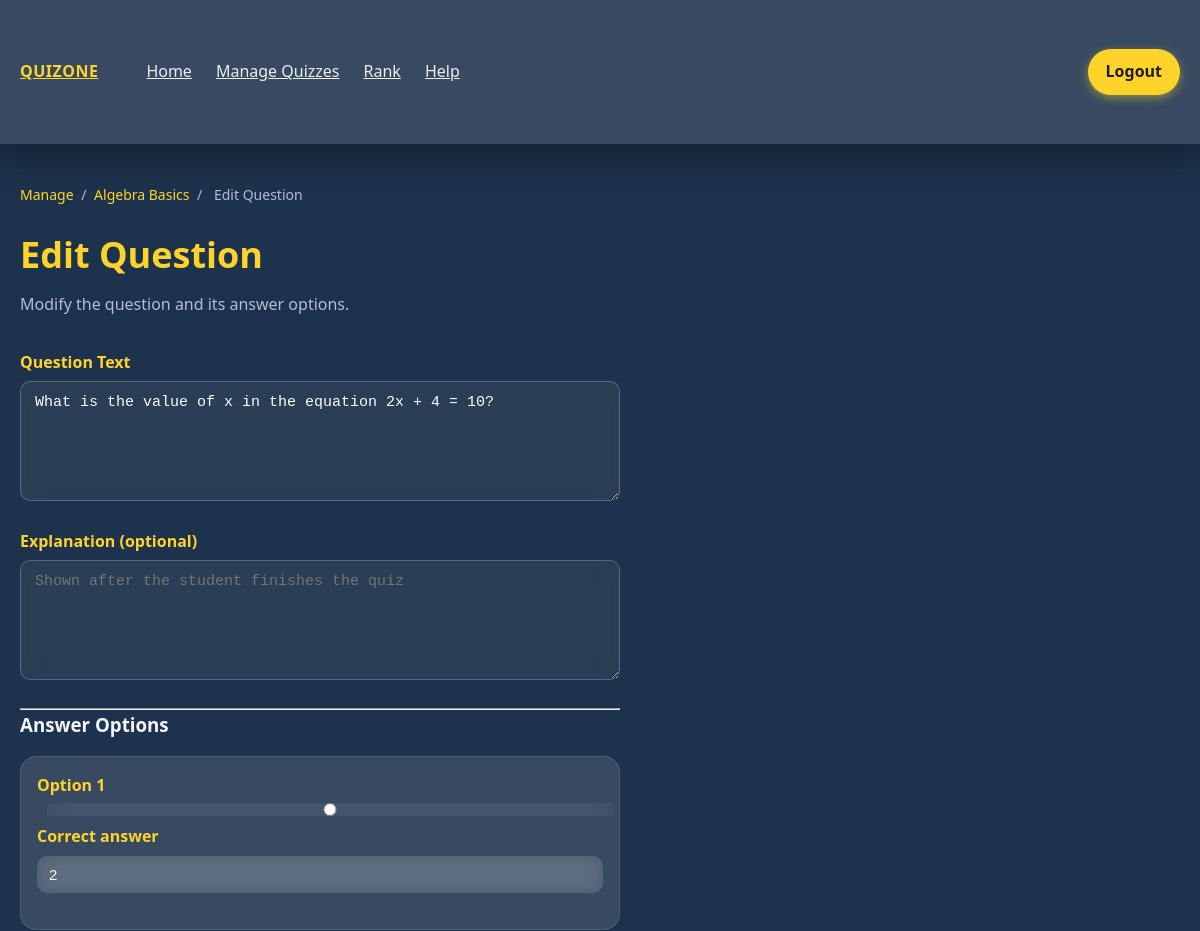
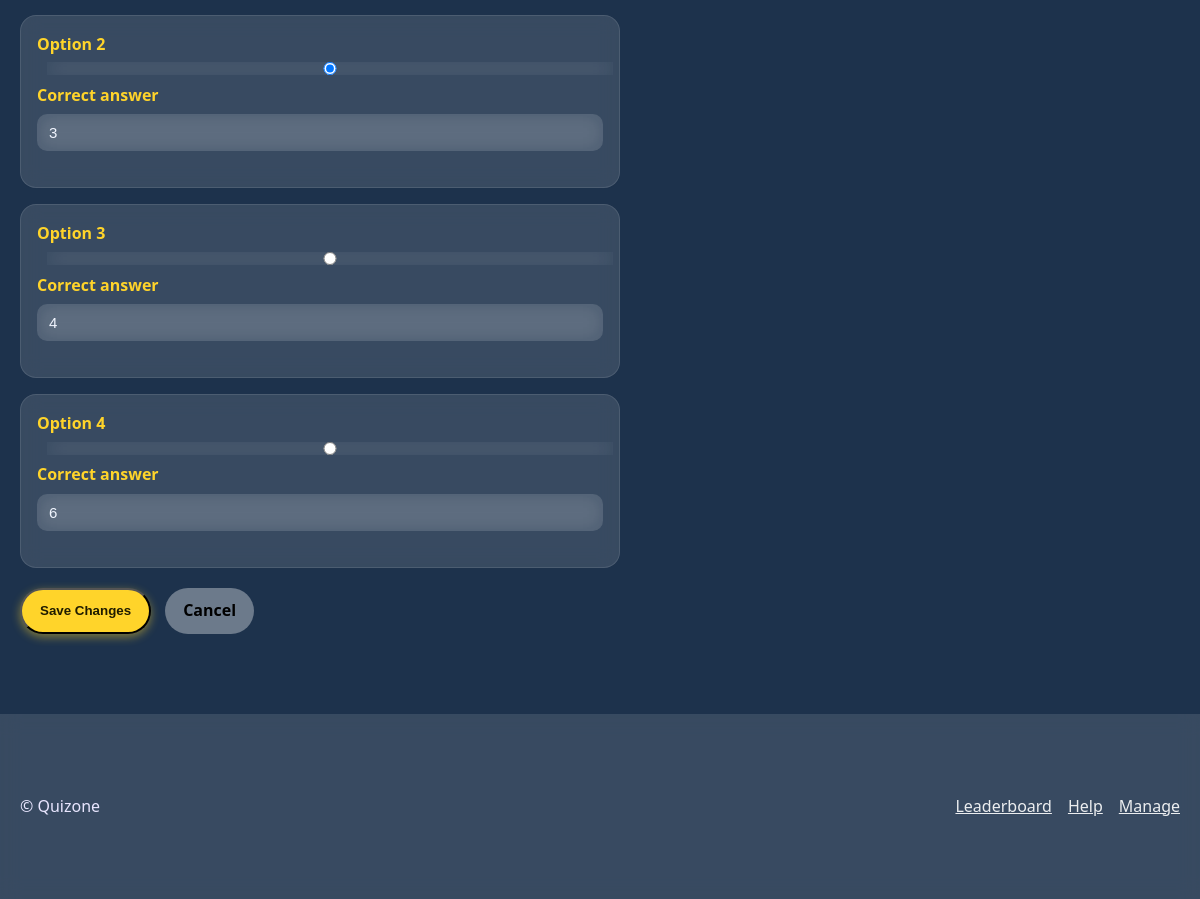
The app's page /?route=manage_edit_question&question_id=1 (signed in) with its own data (2 pictures, top to bottom).
### tables this page shows
CREATE TABLE quizzes (
  id INT AUTO_INCREMENT PRIMARY KEY,
  subject_id INT NOT NULL,
  title VARCHAR(250) NOT NULL,
  explanation TEXT,
  difficulty ENUM('Beginner','Intermediate','Advanced','Mixed') DEFAULT 'Mixed',
  sort_order INT DEFAULT 0,
  FOREIGN KEY (subject_id) REFERENCES subjects(id) ON DELETE CASCADE
);

CREATE TABLE questions (
  id INT AUTO_INCREMENT PRIMARY KEY,
  question_text TEXT NOT NULL,
  quiz_id INT NOT NULL,
  sort_order INT DEFAULT 0,
  explanation TEXT NULL,
  FOREIGN KEY (quiz_id) REFERENCES quizzes(id) ON DELETE CASCADE
);

CREATE TABLE answer_options (
  id INT AUTO_INCREMENT PRIMARY KEY,
  question_id INT NOT NULL,
  option_text VARCHAR(250) NOT NULL,
  is_correct TINYINT DEFAULT 0,
  FOREIGN KEY (question_id) REFERENCES questions(id) ON DELETE CASCADE
);

### app/controllers/ManageController.php (called while the page is built, shortened)
<?php
require_once __DIR__ . '/../models/Quiz.php';
require_once __DIR__ . '/../models/Question.php';
require_once __DIR__ . '/../models/Answer_Option.php';
  class ManageController extends Controller {
    public function showEditQuestionPage()
    {
      $questionId = (int)$_GET['question_id'];
      $questionModel = new Question();
      $optionModel = new Option();
      $quizModel = new Quiz();
      $subjectModel = new Subject();
      $question = $questionModel->findById($questionId);
      $quiz = $quizModel->findById($question['quiz_id']);
      $subject = $subjectModel->findById($quiz['subject_id']);
      $options = $optionModel->getOptionsByQuestion($questionId);
      $this->view('manage_edit_question', [
          'pageTitle' => 'Edit Question',
          'subject'   => $subject,
          'quiz'      => $quiz,
          'question'  => $question,
          'options'   => $options,
      ]);
    }
}
?>

### app/config/database.php (called while the page is built, shortened)
<?php
  function getDBConnection() {
    $servername = 'localhost';
    $username = 'root';
    $password = '';
    $dbname = 'quiz';
    $port = 3308;
    $conn = new mysqli($servername, $username, $password, $dbname, $port);
    return $conn;
  }
?>

### app/models/Question.php (called while the page is built, shortened)
<?php
require_once __DIR__ . '/../config/database.php';
class Question
{
    private $conn;
    public function __construct()
    {
        $this->conn = $dbConnection ?: getDBConnection();
    }
    public function findById(int $id)
    {
        $sql = "SELECT id, quiz_id, question_text, sort_order
                FROM questions
                WHERE id = ?";
        $stmt = $this->conn->prepare($sql);
        $stmt->bind_param("i", $id);
        $stmt->execute();
        return $stmt->get_result()->fetch_assoc();
    }
}

### app/models/Quiz.php (called while the page is built, shortened)
<?php
require_once __DIR__ . '/../config/database.php';
class Quiz
{
    private $conn;
    public function __construct()
    {
        $this->conn = getDBConnection();
    }
    public function findById($id)
    {
        $sql = "SELECT id, title, explanation, difficulty, sort_order, subject_id
                FROM quizzes
                WHERE id = ?";
        $stmt = $this->conn->prepare($sql);
        $stmt->bind_param("i", $id);
        $stmt->execute();
        return $stmt->get_result()->fetch_assoc();
    }
}
?>

### app/models/Answer_Option.php (called while the page is built, shortened)
<?php
require_once __DIR__ . '/../config/database.php';
class Option
{
    private $conn;
    public function __construct()
    {
        $this->conn = getDBConnection();
    }
    public function getOptionsByQuestion(int $questionId)
    {
        $sql = "
            SELECT id, question_id, option_text, is_correct
            FROM answer_options
            WHERE question_id = ?
            ORDER BY id ASC
        ";
        $stmt = $this->conn->prepare($sql);
        $stmt->bind_param("i", $questionId);
        $stmt->execute();
        $result = $stmt->get_result();
        return $result->fetch_all(MYSQLI_ASSOC);
    }
}

### app/views/manage_edit_question.php (the view, shortened to what this page needs)
<?php
include 'app/views/layouts/header.php';
?>
<section class="container">
    <nav class="breadcrumb">
        <a href="/quiz_app/?route=manage">Manage</a>
        <span>/</span>
        <a href="/quiz_app/?route=manage_quiz&quiz_id=<?= (int)$quiz['id'] ?>">
            <?= htmlspecialchars($quiz['title']) ?>
        </a>
        <span>/</span>
        <span>Edit Question</span>
    </nav>
    <h1 class="page-title">Edit Question</h1>
    <p class="sub">Modify the question and its answer options.</p>
    <form class="form" action="/quiz_app/?route=manage_update_question" method="POST">
        <div class="form-group">
            <label>Question Text</label>
            <textarea
                name="question_text"
                rows="3"
                required
            ><?= htmlspecialchars($question['question_text']) ?></textarea>
        </div>
        <div class="form-group">
            <label>Explanation (optional)</label>
            <textarea
                name="explanation"
                rows="3"
                placeholder="Shown after the student finishes the quiz"
            ><?= htmlspecialchars($question['explanation'] ?? '') ?></textarea>
        </div>
        <hr>
        <h3>Answer Options</h3>
        <?php foreach ($options as $index => $opt): ?>
          <div class="option-edit-card">
            <div class="form-group">
                <label>
                    Option <?= $index + 1 ?>
                    <input
                        type="radio"
                        name="correct_option"
                        value="<?= $index + 1 ?>"
                        style="margin-left:10px"
                        <?= $opt['is_correct'] ? 'checked' : '' ?>
                    >
                    <span class="small">Correct answer</span>
                </label>
                <input
                    type="text"
                    name="option_<?= $index + 1 ?>"
                    value="<?= htmlspecialchars($opt['option_text']) ?>"
                    required
                >
            </div>
        </div>
        <?php endforeach; ?>
        <div class="form-actions">
            <button class="btn btn-primary" type="submit">Save Changes</button>
            <a class="btn btn-light"
               href="/quiz_app/?route=manage_quiz&quiz_id=<?= (int)$quiz['id'] ?>">
                Cancel
            </a>
        </div>
    </form>
</section>
<?php include 'app/views/layouts/footer.php'; ?>

### assets/css/style.css (style rules this page uses)
:root { --bg: #1d324c; --glass: rgba(208, 208, 208, 0.18); --text: #f1f1f1; --muted: #c8ccd8; --primary: #d9d9d9; --accent: #ffd42a; --card: #ffffff; --radius: 16px; --shadow: 0 10px 28px rgba(34, 25, 80, 0.2); --container: 1200px; --space-xs: 4px; --space-sm: 8px; --space-md: 16px; --space-lg: 24px; --space-xl: 40px; }
* { box-sizing: border-box; margin: 0; padding: 0; }
html, body { height: 100%; }
body { margin: 0; font: 16px/1.6 system-ui, Segoe UI, Roboto, sans-serif; color: var(--text); background: var(--bg); }
p { margin-bottom: var(--space-md); }
.btn { padding: 10px 18px; border-radius: var(--radius); font-weight: 600; text-decoration: none; display: inline-block; transition: 0.2s ease; }
.btn-primary { background: var(--accent); color: #000; }
.container { max-width: var(--container); margin: 0 auto; padding: var(--space-lg); }

### assets/css/manage.css (style rules this page uses)
:root { --bg: #1d324c; --glass: rgba(255, 255, 255, 0.12); --glass-border: rgba(255, 255, 255, 0.22); --glass-hover: rgba(255, 255, 255, 0.18); --text: #f2f6ff; --muted: #b4bed2; --primary: #ffd42a; --accent: #ffd42a; --radius: 16px; --shadow: 0 12px 32px rgba(0, 0, 0, 0.35); --container: 1200px; }
* { box-sizing: border-box; }
body { margin: 0; background: var(--bg); font-family: system-ui, sans-serif; color: var(--text); }
.container { max-width: var(--container); margin: 0 auto; padding: 40px 20px; }
.page-title { font-size: 36px; margin-bottom: 8px; font-weight: 700; color: var(--accent); }
.sub { font-size: 16px; color: var(--muted); margin-bottom: 32px; }
.btn { display: inline-block; padding: 10px 18px; border-radius: 9999px; font-weight: 700; cursor: pointer; text-decoration: none; transition: 0.25s ease; }
.btn-primary { background: var(--accent); color: #1f1c00; box-shadow: 0 3px 10px rgba(255, 212, 42, 0.45); }
.btn-light { background: rgba(255, 255, 255, 0.35); color: #000; }
.breadcrumb { margin-bottom: 20px; font-size: 14px; color: var(--muted); }
.breadcrumb a { color: var(--accent); text-decoration: none; }
.breadcrumb span { margin: 0 4px; }
.form { max-width: 600px; margin-top: 24px; }
.form-group { margin-bottom: 20px; }
.form-group label { font-weight: 600; color: var(--accent); margin-bottom: 6px; display: block; }
.form-group input, .form-group textarea, .form-group select { width: 100%; padding: 12px 14px; border-radius: 10px; background: rgba(255, 255, 255, 0.06); border: 1px solid var(--glass-border); color: #fff; backdrop-filter: blur(10px); -webkit-backdrop-filter: blur(10px); }
.form-group textarea { min-height: 120px; }
.form-actions { display: flex; gap: 14px; margin-top: 20px; }
input[type='text'], input[type='number'], select, textarea { width: 100%; padding: 10px 12px; border-radius: 10px; border: 1px solid var(--glass-strong); background: rgba(255, 255, 255, 0.09); color: var(--text); font-size: 15px; }
.option-create-card, .option-edit-card { background: var(--glass); padding: 16px; border-radius: var(--radius); margin-top: 16px; border: 1px solid rgba(255, 255, 255, 0.1); backdrop-filter: blur(10px); }

### records on screen
quizzes: title "Algebra Basics"
questions: question_text "What is the value of x in the equation 2x + 4 = 10?"
answer_options: is_correct "☐ Option 1 Correct answer", option_1 "2"
answer_options: is_correct "☑ Option 2 Correct answer", option_2 "3"
answer_options: is_correct "☐ Option 3 Correct answer", option_3 "4"
answer_options: is_correct "☐ Option 4 Correct answer", option_4 "6"
